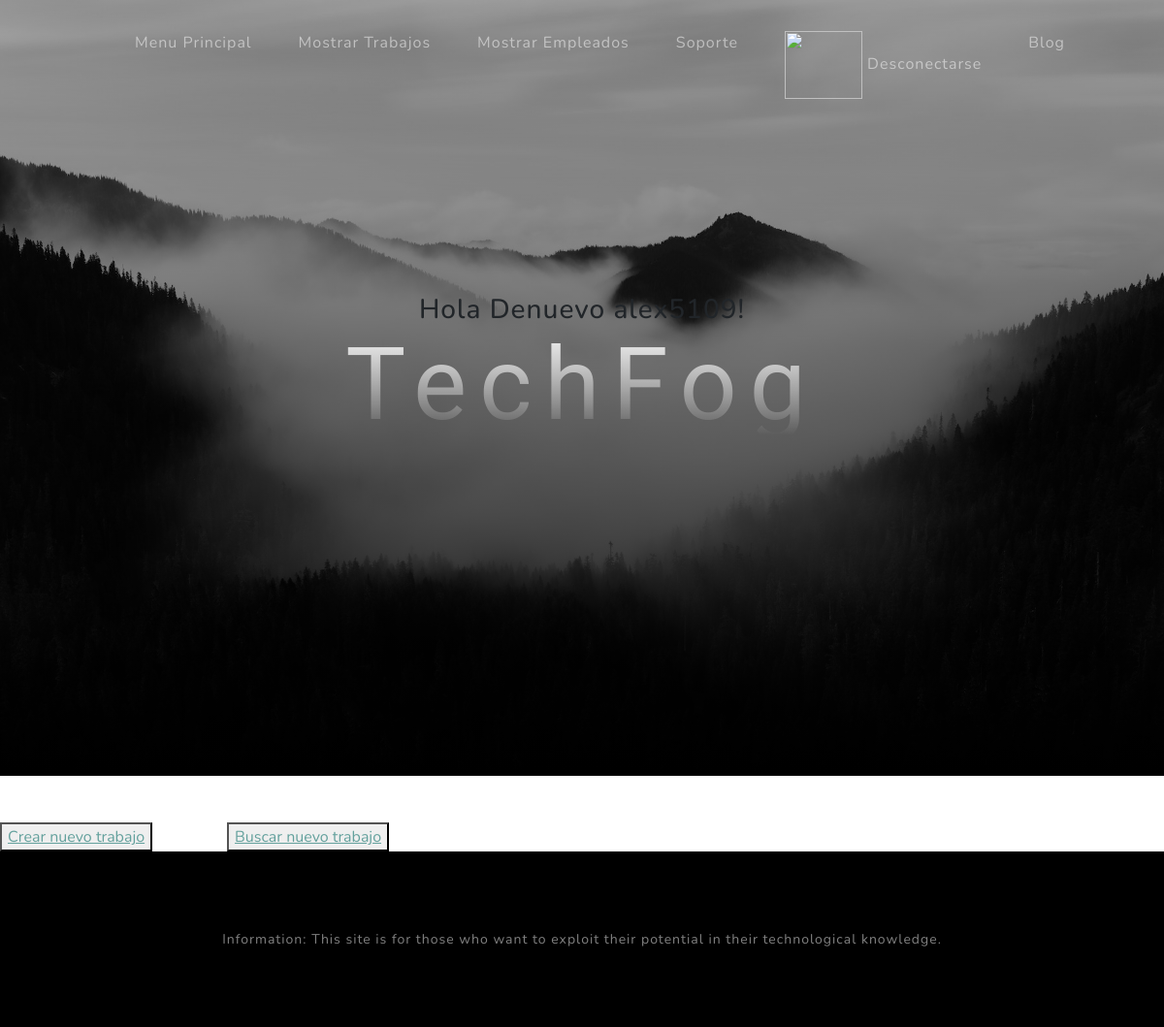
/trabajos_list/ (signed in), run on an earlier commit of the app's database.
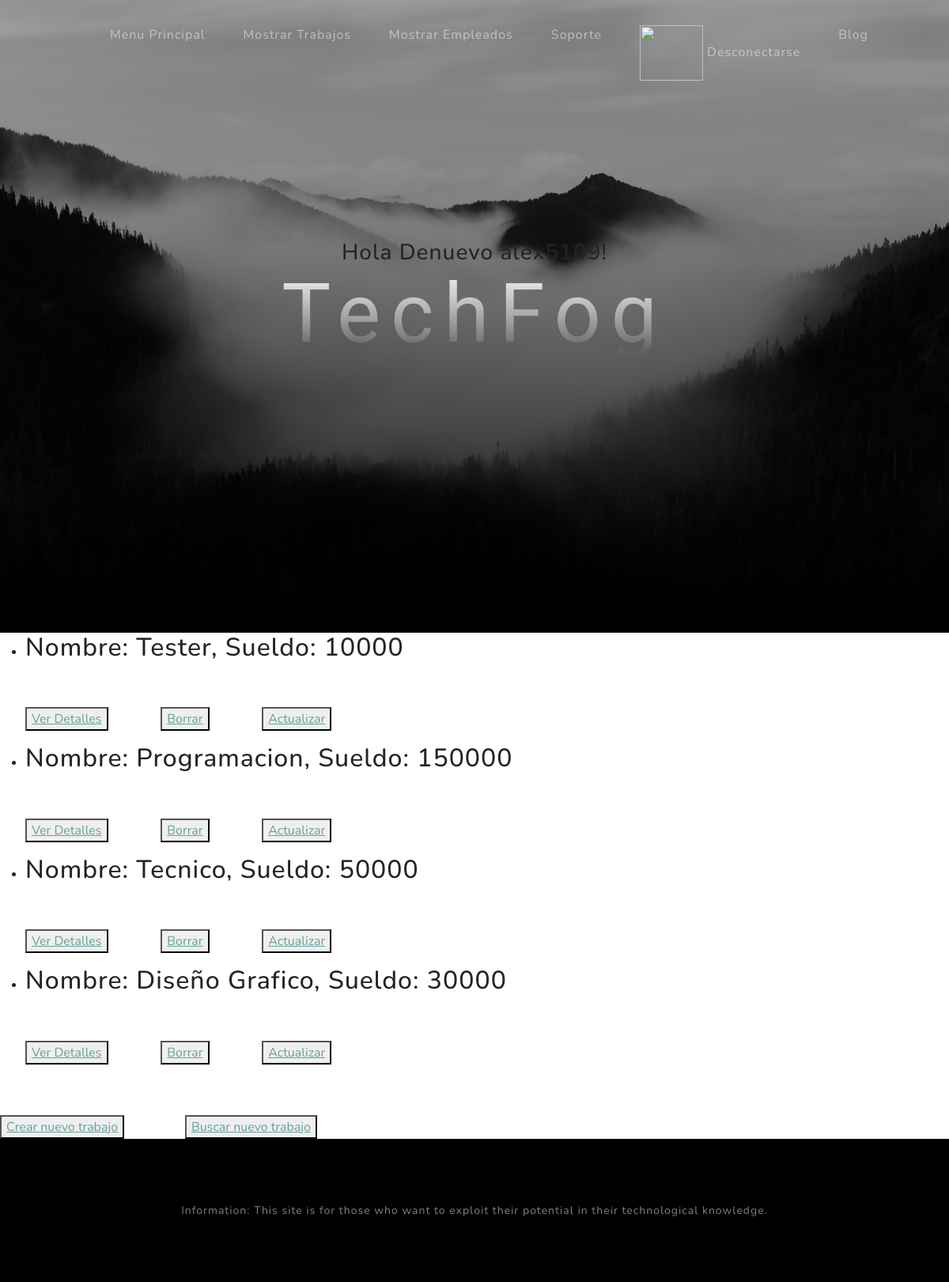
And on a later commit of the database.
### MiApp2/models.py (models this page shows)
class Trabajo(models.Model):
    nombre=models.CharField(max_length=40)
    sueldo = models.IntegerField()
    def __str__(self):
        return f'Nombre: {self.nombre}, Sueldo: {self.sueldo}'

### MiApp2/views.py (the view)
# urls.py: path('trabajos_list/', views.TrabajoList.as_view(), name='List'),
class TrabajoList(ListView):
    model = Trabajo
    template_name = 'MiApp2/trabajo_list.html'

### MiApp2/Templates/MiApp2/trabajo_list.html (shortened to what this page needs)
{% extends 'MiApp2/index.html' %}
{% load static %}
{% block codigo_fatal2 %}
{% for trabajo in object_list %}
<ul>
    <li>
        <h2>{{trabajo}}</h2>
        <br>
        <br>
        <button>
            <a href="{% url 'Detail' trabajo.id %}">Ver Detalles</a>
        </button>
        <button>
            <a href="{% url 'Delete' trabajo.id %}">Borrar</a>
        </button>
        <button>
            <a href="{% url 'Update' trabajo.id %}">Actualizar</a>
        </button>
    </li>
</ul>
{% endfor %}
    <br>
    <br>
<button>
    <a href="{% url 'Create' %}">Crear nuevo trabajo</a>
</button>
<button>
    <a href="{% url 'Buscar Trabajo' %}">Buscar nuevo trabajo</a>
</button>
{% endblock %}

What changed in the data, as far as the page shows it:
added Trabajo: nombre+sueldo "Nombre: Tester, Sueldo: 10000"
added Trabajo: nombre+sueldo "Nombre: Programacion, Sueldo: 150000"
added Trabajo: nombre+sueldo "Nombre: Tecnico, Sueldo: 50000"
added Trabajo: nombre+sueldo "Nombre: Diseño Grafico, Sueldo: 30000"
